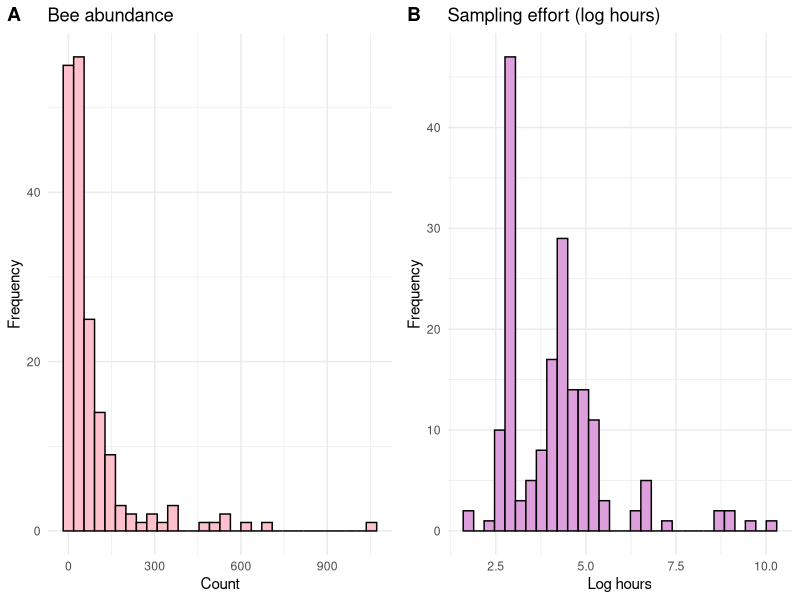
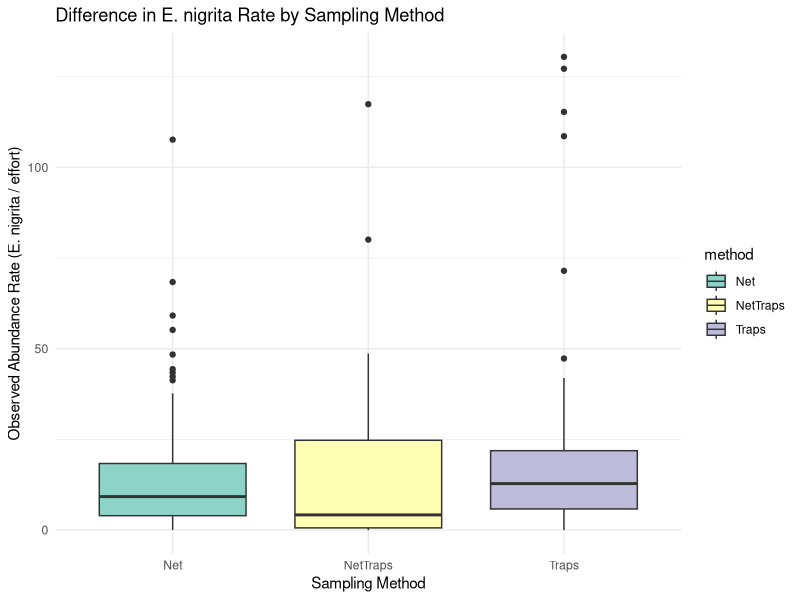
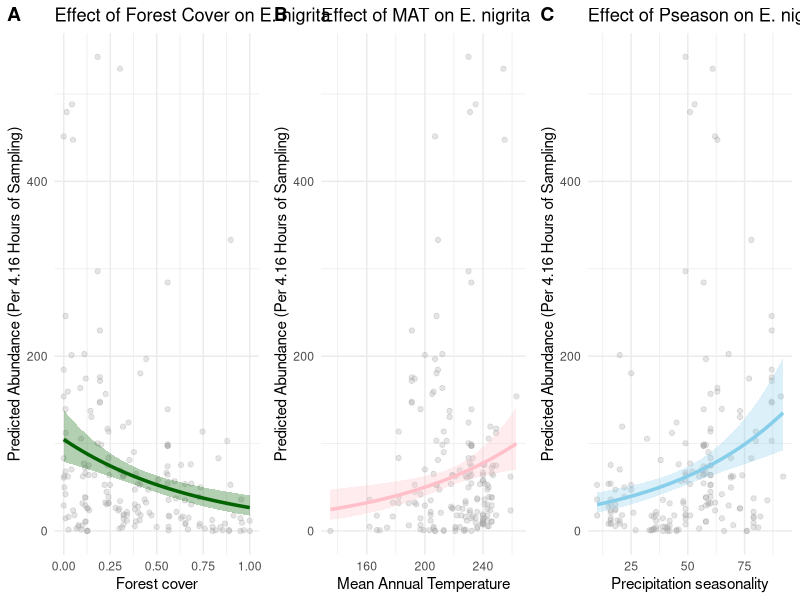

These figures' R source, in order:
library(dplyr)
library(ggplot2)
library(MASS)
library(cowplot)
library(car)

dat = read.csv("exercise_6/Eulaema.csv")
head(dat)

summary(dat$Eulaema_nigrita)
h_bee = ggplot(dat, aes(x = Eulaema_nigrita)) +
  geom_histogram(fill = "pink", color = "black") +
  labs(title = "Bee abundance", x = "Count", y = "Frequency") +
  theme_minimal()

summary(dat$effort)
h_effort = ggplot(dat, aes(x = effort)) +
  geom_histogram(fill = "plum", color = "black") +
  labs(title = "Sampling effort (log hours)", x = "Log hours", y = "Frequency") +
  theme_minimal()

plot_grid( h_bee, h_effort, ncol = 2,
          labels = c("A", "B")) 

vif_model_full = lm(Eulaema_nigrita ~ altitude + MAT + MAP + Tseason + Pseason + forest. + lu_het, data = dat)
vif(vif_model_full)

vif_model_step1 = lm(Eulaema_nigrita ~ MAT + MAP + Tseason + Pseason + forest. + lu_het, data = dat)
vif(vif_model_step1)

vif_model_step2 = lm(Eulaema_nigrita ~ MAT + MAP + Pseason + forest. + lu_het, data = dat)
vif(vif_model_step2)

vif_model_step3 = lm(Eulaema_nigrita ~ MAT + Pseason + forest. + lu_het, data = dat)
vif(vif_model_step3)

m = glm(Eulaema_nigrita ~ effort + forest. + MAT + Pseason + lu_het + method, "poisson", data = dat)
summary(m)

m_full = glm.nb(Eulaema_nigrita ~ offset(log(effort)) + forest. + MAT + Pseason + lu_het + method, data = dat)
summary(m_full)

dat$rate = dat$Eulaema_nigrita / dat$effort 

ggplot(dat, aes(x = method, y = rate, fill = method)) +
  geom_boxplot() +
  scale_fill_brewer(palette = "Set3") +
  labs(y = "Observed Abundance Rate (E. nigrita / effort)", 
       x = "Sampling Method", 
       title = "Difference in E. nigrita Rate by Sampling Method") +
  theme_minimal()

beta_lu_het = 0.031036
sd_lu_het = sd(dat$lu_het)
effect_lu_het_sd = 100 * (exp(beta_lu_het * sd_lu_het) - 1)

beta_method_traps = 0.167504
effect_method_traps = 100 * (exp(beta_method_traps) - 1) 

beta_forest = -1.250720
sd_forest = sd(dat$forest.)
effect_forest = 100 * (exp(beta_forest * sd_forest) - 1)

beta_MAT = 0.010593
sd_MAT = sd(dat$MAT)
effect_MAT = 100 * (exp(beta_MAT * sd_MAT) - 1)

beta_Pseason = 0.018179
sd_Pseason = sd(dat$Pseason)
effect_Pseason = 100 * (exp(beta_Pseason * sd_Pseason) - 1)

m_strong = glm.nb(Eulaema_nigrita ~ offset(log(effort)) + forest. + MAT + Pseason, data = dat)
summary(m_strong)

plot_effect = function(predictor_var, color, small_titles, model = m_strong, data = dat) {
  
  xx_var = seq(min(data[[predictor_var]]), max(data[[predictor_var]]), length.out = 100)
  
  bees = data.frame(
    forest. = rep(mean(data$forest.), 100),
    MAT     = rep(mean(data$MAT), 100),
    Pseason = rep(mean(data$Pseason), 100),
    effort  = rep(mean(dat$effort), 100) 
  )
  bees[[predictor_var]] = xx_var

  pred = predict(model, newdata = bees, type = "link", se.fit = TRUE)
  fit   = exp(pred$fit)
  upper = exp(pred$fit + 1.96*pred$se.fit)
  lower = exp(pred$fit - 1.96*pred$se.fit)

  df_fit = data.frame(xx = xx_var, fit = fit, upper = upper, lower = lower)
  names(df_fit)[1] = predictor_var

  p = ggplot() +
    geom_point(aes(x = data[[predictor_var]], y = (data$Eulaema_nigrita / data$effort) * mean(data$effort)), 
               color="darkgrey", alpha=0.3) +
                geom_line(data = df_fit, aes(x = .data[[predictor_var]], y = fit), 
               color = color, linewidth = 1.2) +
                geom_ribbon(data = df_fit, aes(x = .data[[predictor_var]], ymin = lower, ymax = upper), 
               fill = color, alpha = 0.3) +
                labs(x = small_titles$x_label, 
       y = paste0("Predicted Abundance (Per ", round(mean(dat$effort), 2), " Hours of Sampling)"), 
       title = small_titles$title) + 
  theme_minimal()
  
return(p)
}

labels_forest = list(x_label = "Forest cover", title = "Effect of Forest Cover on E. nigrita")
p1 = plot_effect("forest.", "darkgreen", labels_forest)

labels_MAT = list(x_label = "Mean Annual Temperature", title = "Effect of MAT on E. nigrita")
p2 = plot_effect("MAT", "pink", labels_MAT)

labels_Pseason = list(x_label = "Precipitation seasonality", title = "Effect of Pseason on E. nigrita")
p3 = plot_effect("Pseason", "skyblue", labels_Pseason)

plot_grid( p1, p2, p3, ncol = 3,
           labels = c("A", "B", "C"))




